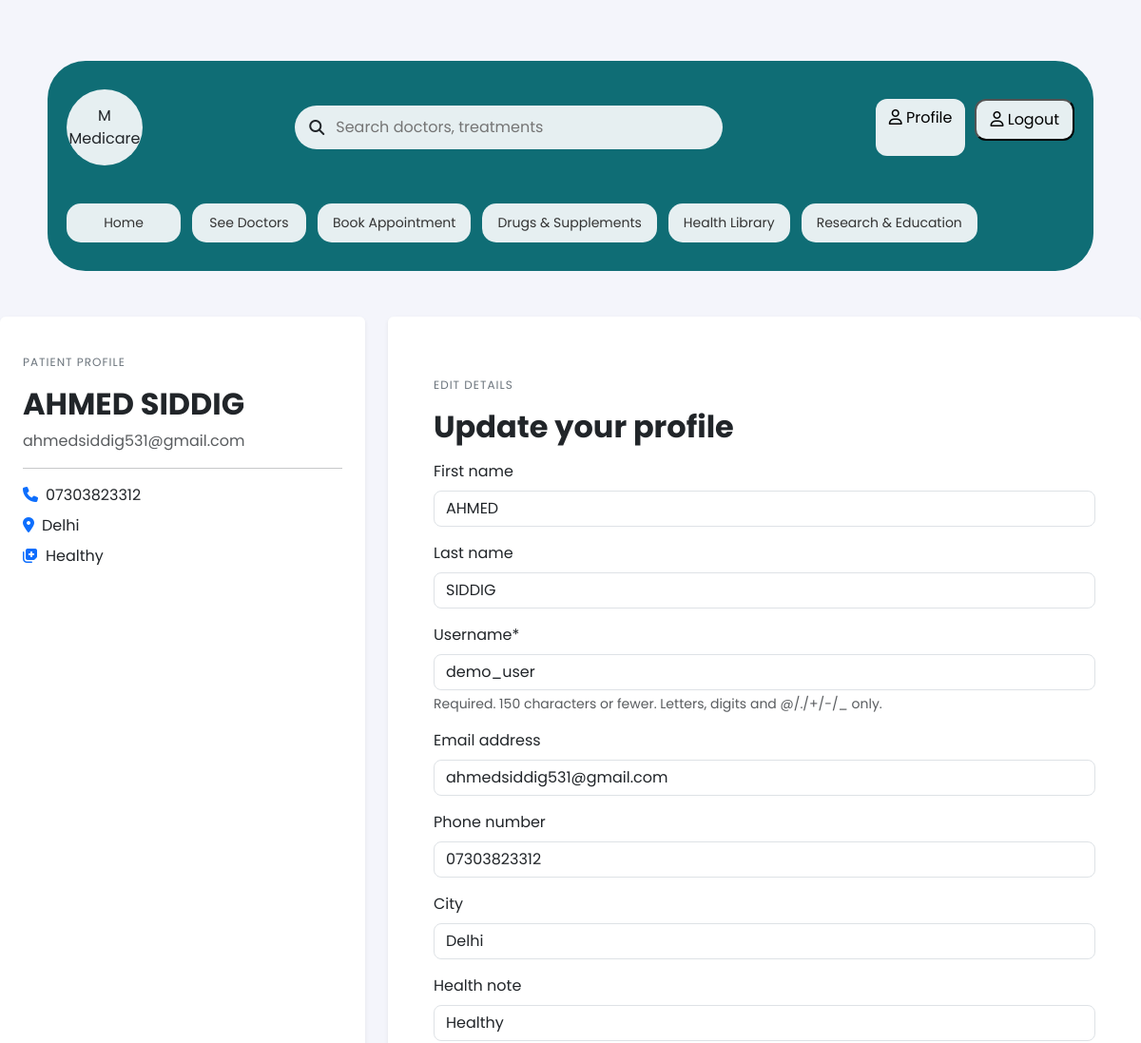
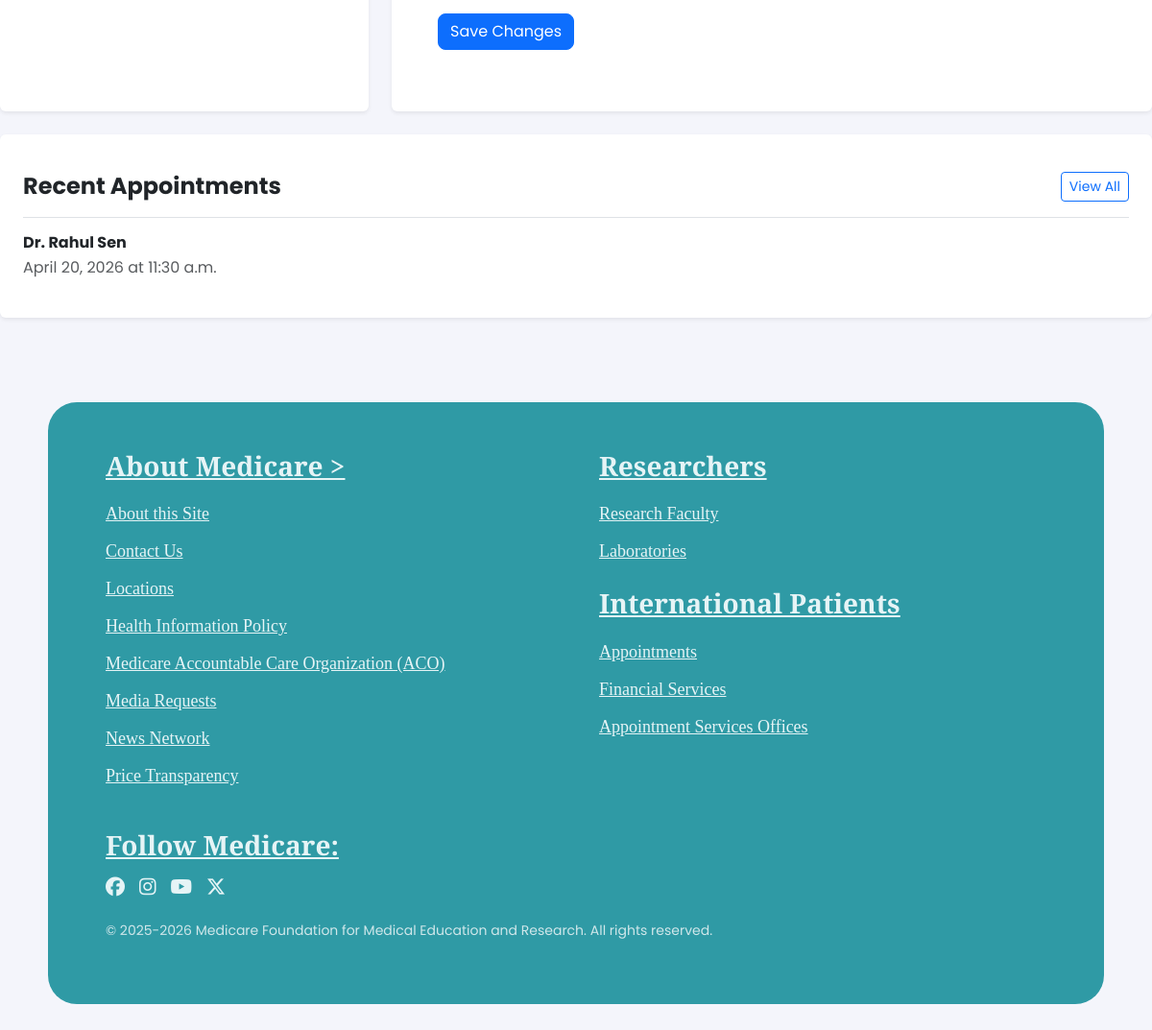
The page /users/profile/ (signed in) on the database its author committed (2 pictures, top to bottom).
### users/models.py (models this page shows, shortened)
class Profile(models.Model):
    user = models.OneToOneField(User, on_delete=models.CASCADE)
    phone_number = models.CharField(max_length=20, blank=True)
    city = models.CharField(max_length=100, blank=True)
    health_note = models.CharField(max_length=150, blank=True)

### appointments/models.py (models this page shows, shortened)
class Appointment(models.Model):
    STATUS_CHOICES = [
        ("pending", "Pending"),
        ("confirmed", "Confirmed"),
        ("completed", "Completed"),
        ("cancelled", "Cancelled"),
    ]
    doctor = models.ForeignKey(
        Doctor,
        on_delete=models.CASCADE,
        related_name="appointments",
    )
    user = models.ForeignKey(
        User,
        on_delete=models.SET_NULL,
        null=True,
        blank=True,
        related_name="appointments",
    )
    patient_name = models.CharField(max_length=100)
    patient_email = models.EmailField()
    phone_number = models.CharField(max_length=20)
    appointment_date = models.DateField()
    appointment_time = models.TimeField(default="10:00")
    message = models.TextField(blank=True)
    status = models.CharField(
        max_length=20,
        choices=STATUS_CHOICES,
        default="pending"
    )
    created_at = models.DateTimeField(auto_now_add=True)
    class Meta:
        ordering = ["appointment_date", "-created_at"]

class Doctor(models.Model):
    name = models.CharField(max_length=100)
    specialty = models.CharField(max_length=100)
    department = models.ForeignKey(
        Department,
        on_delete=models.CASCADE,
        related_name="doctors"
    )
    image = models.ImageField(upload_to='doctors/')
    experience = models.IntegerField()
    available_days = models.CharField(max_length=100)
    short_bio = models.TextField()

### users/views.py (the view)
# urls.py: path("profile/", views.profile, name="profile"),
@login_required
def profile(request):
    if request.method == "POST":
        user_form = UserUpdateForm(request.POST, instance=request.user)
        profile_form = ProfileUpdateForm(request.POST, instance=request.user.profile)
        if user_form.is_valid() and profile_form.is_valid():
            user_form.save()
            profile_form.save()
            messages.success(request, "Your profile was updated.")
            return redirect("profile")
    else:
        user_form = UserUpdateForm(instance=request.user)
        profile_form = ProfileUpdateForm(instance=request.user.profile)
    return render(
        request,
        "users/profile.html",
        {
            "user_form": user_form,
            "profile_form": profile_form,
            "appointments": Appointment.objects.select_related("doctor").filter(
                user=request.user
            )[:5],
        },
    )

### users/forms.py
class UserUpdateForm(forms.ModelForm):
    class Meta:
        model = User
        fields = ["first_name", "last_name", "username", "email"]

class ProfileUpdateForm(forms.ModelForm):
    class Meta:
        model = Profile
        fields = ["phone_number", "city", "health_note"]

### templates/users/profile.html (shortened to what this page needs)
﻿{% extends 'base.html' %}
{% load crispy_forms_tags %}
{% block content %}
<section class="my-5">
    <div class="row g-4">
        <div class="col-lg-4">
            <div class="card border-0 shadow-sm h-100">
                <div class="card-body p-4">
                    <span class="section-label">Patient Profile</span>
                    <h2 class="fw-bold mt-3">{{ request.user.get_full_name|default:request.user.username }}</h2>
                    <p class="text-muted mb-2">{{ request.user.email }}</p>
                    <hr>
                    <p class="mb-2"><i class="fa-solid fa-phone me-2 text-primary"></i>{{ request.user.profile.phone_number|default:"Add your phone number" }}</p>
                    <p class="mb-2"><i class="fa-solid fa-location-dot me-2 text-primary"></i>{{ request.user.profile.city|default:"Add your city" }}</p>
                    <p class="mb-0"><i class="fa-solid fa-notes-medical me-2 text-primary"></i>{{ request.user.profile.health_note|default:"Add a small health note" }}</p>
                </div>
            </div>
        </div>
        <div class="col-lg-8">
            <div class="card border-0 shadow-sm">
                <div class="card-body p-4 p-lg-5">
                    <span class="section-label">Edit Details</span>
                    <h2 class="fw-bold mt-3 mb-3">Update your profile</h2>
                    <form method="post">
                        {{ user_form|crispy }}
                        {{ profile_form|crispy }}
                        <button type="submit" class="btn btn-primary">Save Changes</button>
                    </form>
                </div>
            </div>
        </div>
    </div>
    <div class="card border-0 shadow-sm mt-4">
        <div class="card-body p-4">
            <div class="d-flex justify-content-between align-items-center flex-wrap gap-3 mb-3">
                <h4 class="fw-bold mb-0">Recent Appointments</h4>
                <a href="{% url 'my_appointments' %}" class="btn btn-outline-primary btn-sm">View All</a>
            </div>
            {% for appointment in appointments %}
                <div class="d-flex justify-content-between align-items-center py-3 border-top gap-3 flex-wrap">
                    <div>
                        <h6 class="fw-bold mb-1">{{ appointment.doctor.name }}</h6>
                        <p class="text-muted mb-0">{{ appointment.appointment_date }} at {{ appointment.appointment_time }}</p>
                    </div>
                    <span class="badge rounded-pill status-badge status-{{ appointment.status }}">{{ appointment.get_status_display }}</span>
                </div>
            {% empty %}
                <p class="text-muted mb-0">No appointments yet.</p>
            {% endfor %}
        </div>
    </div>
</section>
{% endblock %}

### static/css/style.css (style rules this page uses)
.section-label { font-size: 14px; color: #888; text-transform: uppercase; letter-spacing: 1px; }
.card-body { margin-top: 15px; }
.section-label { font-size: 12px; text-transform: uppercase; color: #6c757d; letter-spacing: 1px; }
.btn-primary { border-radius: 8px; }
input, textarea, select { border-radius: 8px !important; }

### rows shown on the page
Profile: phone_number "07303823312", city "Delhi", health_note "Healthy"
Appointment: doctor.name "Dr. Rahul Sen", appointment_date "April 20, 2026", appointment_time "11:30 a.m."

### other values the page prints
{{ request.user.get_full_name|default:request.user.username }} "AHMED SIDDIG"
{{ request.user.email }} "ahmedsiddig531@gmail.com"
{{ request.user.profile.phone_number|default:"Add your phone number" }} "07303823312"
{{ request.user.profile.city|default:"Add your city" }} "Delhi"
{{ request.user.profile.health_note|default:"Add a small health note" }} "Healthy"
